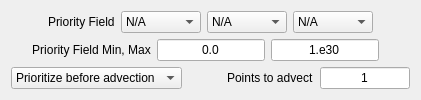
                <widget class="QFrame" name="advancedLineAdvectionFrame">
                 <property name="maximumSize">
                  <size>
                   <width>422</width>
                   <height>16777215</height>
                  </size>
                 </property>
                 <property name="whatsThis">
                  <string>The advanced field line advection
parameters allow for precise setting
of optional parameters for advecting
field lines. Click the button &quot;Flow Line
Advection Setup Help&quot; for more
detailed information.</string>
                 </property>
                 <property name="frameShape">
                  <enum>QFrame::NoFrame</enum>
                 </property>
                 <property name="frameShadow">
                  <enum>QFrame::Plain</enum>
                 </property>
                 <property name="lineWidth">
                  <number>0</number>
                 </property>
                 <layout class="QHBoxLayout" name="horizontalLayout_6">
                  <item>
                   <layout class="QVBoxLayout" name="verticalLayout_4">
                    <item>
                     <layout class="QHBoxLayout">
                      <item>
                       <spacer name="spacer44_4_2_2_2">
                        <property name="orientation">
                         <enum>Qt::Horizontal</enum>
                        </property>
                        <property name="sizeType">
                         <enum>QSizePolicy::Expanding</enum>
                        </property>
                        <property name="sizeHint" stdset="0">
                         <size>
                          <width>20</width>
                          <height>20</height>
                         </size>
                        </property>
                       </spacer>
                      </item>
                      <item>
                       <widget class="QLabel" name="textLabel8_3_2_2_2">
                        <property name="text">
                         <string>Priority Field</string>
                        </property>
                        <property name="wordWrap">
                         <bool>false</bool>
                        </property>
                       </widget>
                      </item>
                      <item>
                       <widget class="QComboBox" name="xSeedPriorityCombo">
                        <property name="enabled">
                         <bool>true</bool>
                        </property>
                        <property name="minimumSize">
                         <size>
                          <width>80</width>
                          <height>0</height>
                         </size>
                        </property>
                        <property name="toolTip">
                         <string>Specify field components to be used in prioritizing seeds to advect to next time step</string>
                        </property>
                        <property name="whatsThis">
                         <string>The seed priority field is used to
determine which seed points are used
in going from one time step to the 
next.  If prioritization occurs before
advection, then the points with largest
priority field magnitude are advected
to become seeds at the next time step.
If prioritization occurs after advection, 
then advected points with the largest
priority field value are used to seed the
steady flow at the next time step.</string>
                        </property>
                        <item>
                         <property name="text">
                          <string>N/A</string>
                         </property>
                        </item>
                        <item>
                         <property name="text">
                          <string>N/A</string>
                         </property>
                        </item>
                        <item>
                         <property name="text">
                          <string>N/A</string>
                         </property>
                        </item>
                       </widget>
                      </item>
                      <item>
                       <widget class="QComboBox" name="ySeedPriorityCombo">
                        <property name="enabled">
                         <bool>true</bool>
                        </property>
                        <property name="minimumSize">
                         <size>
                          <width>80</width>
                          <height>0</height>
                         </size>
                        </property>
                        <property name="toolTip">
                         <string>Specify field components to be used in prioritizing seeds to advect to next time step</string>
                        </property>
                        <property name="whatsThis">
                         <string>The seed priority field is used to
determine which seed points are used
in going from one time step to the 
next.  If prioritization occurs before
advection, then the points with largest
priority field magnitude are advected
to become seeds at the next time step.
If prioritization occurs after advection, 
then advected points with the largest
priority field value are used to seed the
steady flow at the next time step.</string>
                        </property>
                        <property name="currentIndex">
                         <number>0</number>
                        </property>
                        <item>
                         <property name="text">
                          <string>N/A</string>
                         </property>
                        </item>
                        <item>
                         <property name="text">
                          <string>N/A</string>
                         </property>
                        </item>
                        <item>
                         <property name="text">
                          <string>N/A</string>
                         </property>
                        </item>
                       </widget>
                      </item>
                      <item>
                       <widget class="QComboBox" name="zSeedPriorityCombo">
                        <property name="enabled">
                         <bool>true</bool>
                        </property>
                        <property name="minimumSize">
                         <size>
                          <width>80</width>
                          <height>0</height>
                         </size>
                        </property>
                        <property name="toolTip">
                         <string>Specify field components to be used in prioritizing seeds to advect to next time step</string>
                        </property>
                        <property name="whatsThis">
                         <string>The seed priority field is used to
determine which seed points are used
in going from one time step to the 
next.  If prioritization occurs before
advection, then the points with largest
priority field magnitude are advected
to become seeds at the next time step.
If prioritization occurs after advection, 
then advected points with the largest
priority field value are used to seed the
steady flow at the next time step.</string>
                        </property>
                        <property name="currentIndex">
                         <number>0</number>
                        </property>
                        <item>
                         <property name="text">
                          <string>N/A</string>
                         </property>
                        </item>
                        <item>
                         <property name="text">
                          <string>N/A</string>
                         </property>
                        </item>
                        <item>
                         <property name="text">
                          <string>N/A</string>
                         </property>
                        </item>
                       </widget>
                      </item>
                      <item>
                       <spacer name="spacer45_4_2_2_2">
                        <property name="orientation">
                         <enum>Qt::Horizontal</enum>
                        </property>
                        <property name="sizeType">
                         <enum>QSizePolicy::Expanding</enum>
                        </property>
                        <property name="sizeHint" stdset="0">
                         <size>
                          <width>31</width>
                          <height>20</height>
                         </size>
                        </property>
                       </spacer>
                      </item>
                     </layout>
                    </item>
                    <item>
                     <layout class="QHBoxLayout">
                      <item>
                       <spacer name="spacer94_2">
                        <property name="orientation">
                         <enum>Qt::Horizontal</enum>
                        </property>
                        <property name="sizeType">
                         <enum>QSizePolicy::Expanding</enum>
                        </property>
                        <property name="sizeHint" stdset="0">
                         <size>
                          <width>21</width>
                          <height>20</height>
                         </size>
                        </property>
                       </spacer>
                      </item>
                      <item>
                       <widget class="QLabel" name="textLabel3_3">
                        <property name="text">
                         <string>Priority Field Min, Max</string>
                        </property>
                        <property name="alignment">
                         <set>Qt::AlignCenter</set>
                        </property>
                        <property name="wordWrap">
                         <bool>false</bool>
                        </property>
                       </widget>
                      </item>
                      <item>
                       <widget class="QLineEdit" name="priorityFieldMinEdit">
                        <property name="enabled">
                         <bool>true</bool>
                        </property>
                        <property name="toolTip">
                         <string>Specify range of priority field magnitudes to be considered in identifying seeds to advect in time</string>
                        </property>
                        <property name="whatsThis">
                         <string>The min and max of the priority field are only used with prioritization before advection. In that case, the search for maximal priority starts at the seed and goes first backwards, then forwards, along the steady field line. The search is stopped if a point on the field line is found that has priority field magnitude less than the specified min times the magnitude at the seed point, or larger than the specified max.  The field line is truncated at the point if the min is attained. If the max is not attained, then the selected point is the one with the largest priority field magnitude of all points sampled along the field line. If the max is set to 0, then the seed point will be the selected point.</string>
                        </property>
                        <property name="text">
                         <string>0.0</string>
                        </property>
                        <property name="alignment">
                         <set>Qt::AlignHCenter</set>
                        </property>
                       </widget>
                      </item>
                      <item>
                       <widget class="QLineEdit" name="priorityFieldMaxEdit">
                        <property name="enabled">
                         <bool>true</bool>
                        </property>
                        <property name="toolTip">
                         <string>Specify range of priority field magnitudes to be considered in identifying seeds to advect in time</string>
                        </property>
                        <property name="whatsThis">
                         <string>The min and max of the priority field are only used with prioritization before advection. In that case, the search for maximal priority starts at the seed and goes first backwards, then forwards, along the steady field line. The search is stopped if a point on the field line is found that has priority field magnitude less than the specified min times the magnitude at the seed point, or larger than the specified max.  The field line is truncated at the point if the min is attained. If the max is not attained, then the selected point is the one with the largest priority field magnitude of all points sampled along the field line. If the max is set to 0, then the seed point will be the selected point.</string>
                        </property>
                        <property name="text">
                         <string>1.e30</string>
                        </property>
                        <property name="alignment">
                         <set>Qt::AlignHCenter</set>
                        </property>
                       </widget>
                      </item>
                      <item>
                       <spacer name="spacer93">
                        <property name="orientation">
                         <enum>Qt::Horizontal</enum>
                        </property>
                        <property name="sizeType">
                         <enum>QSizePolicy::Expanding</enum>
                        </property>
                        <property name="sizeHint" stdset="0">
                         <size>
                          <width>31</width>
                          <height>20</height>
                         </size>
                        </property>
                       </spacer>
                      </item>
                     </layout>
                    </item>
                    <item>
                     <layout class="QHBoxLayout">
                      <item>
                       <widget class="QComboBox" name="flaOptionCombo">
                        <property name="toolTip">
                         <string>Select whether the steady seeds are prioritized before or after advection in time</string>
                        </property>
                        <property name="whatsThis">
                         <string>In field line advection you can
choose how the steady flow seed 
at the 'next' time step is determined
from a flow line at the 'previous' time
step.  (Note that previous and next 
refer to the order the unsteady
integration is performed, not the
actual time-order of time steps.)
To advect a field line to the 'next'
time, if you choose &quot;prioritize before
advection&quot; then one point is
selected to advect in the
unsteady field, by maximizing
the prioritization field magnitude
among points along the steady field
line, Alternatively, when you
choose &quot;prioritize after advection&quot;,
multiple, evenly spaced,
points are selected from the
steady field line to advect to
the next time step, and
the seed point for the next
time step is found by maximizing
the prioritization field among
the time-advected points at
the subsequent time step.
The number of points at the
next time step is determined
by the &quot;Points to advect&quot; value.
The second choice is useful
when the field lines exit the
current region early.</string>
                        </property>
                        <item>
                         <property name="text">
                          <string>Prioritize before advection</string>
                         </property>
                        </item>
                        <item>
                         <property name="text">
                          <string>Prioritize after advection</string>
                         </property>
                        </item>
                       </widget>
                      </item>
                      <item>
                       <spacer name="spacer175">
                        <property name="orientation">
                         <enum>Qt::Horizontal</enum>
                        </property>
                        <property name="sizeType">
                         <enum>QSizePolicy::Expanding</enum>
                        </property>
                        <property name="sizeHint" stdset="0">
                         <size>
                          <width>21</width>
                          <height>20</height>
                         </size>
                        </property>
                       </spacer>
                      </item>
                      <item>
                       <widget class="QLabel" name="textLabel1_10">
                        <property name="toolTip">
                         <string>Specify how many points on each field line will be advected to the next time step</string>
                        </property>
                        <property name="text">
                         <string>Points to advect</string>
                        </property>
                        <property name="wordWrap">
                         <bool>false</bool>
                        </property>
                       </widget>
                      </item>
                      <item>
                       <widget class="QLineEdit" name="flaSamplesEdit">
                        <property name="maximumSize">
                         <size>
                          <width>90</width>
                          <height>16777215</height>
                         </size>
                        </property>
                        <property name="toolTip">
                         <string>Specify the number of sample points that are advected and then prioritized</string>
                        </property>
                        <property name="text">
                         <string>1</string>
                        </property>
                        <property name="alignment">
                         <set>Qt::AlignHCenter</set>
                        </property>
                       </widget>
                      </item>
                     </layout>
                    </item>
                   </layout>
                  </item>
                 </layout>
                </widget>
